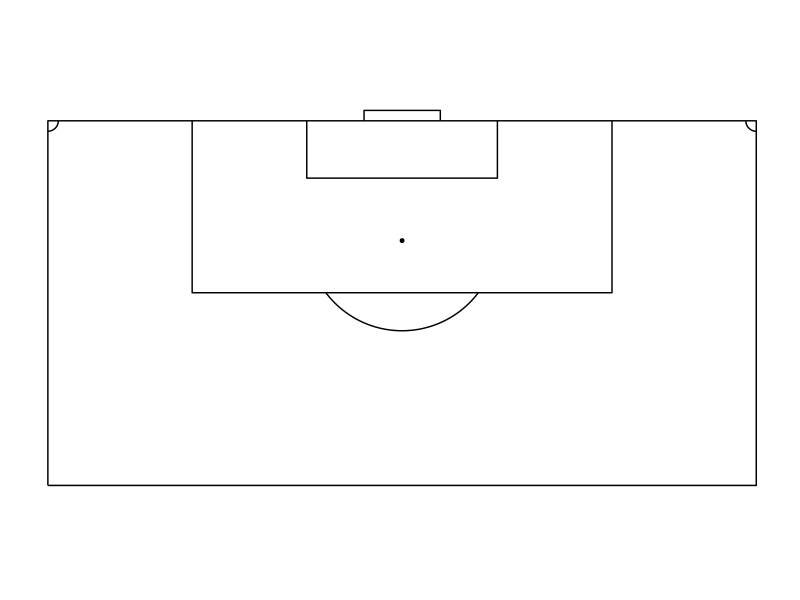

Recreate this plot in R.
library('ggplot2')
library('ggthemes')
ggplot(data=data.frame(x=1,y=1),aes(x,y))+
  ###pitch:
  geom_path(data=data.frame(x=c(0,0,68,68,0),y=c(0,35,35,0,0)))+
  ##penalty spot:
  geom_point(aes(x = 34, y = 23.5), size = 1) +
  ###penalty arc:
  geom_path(data=data.frame(x=c(-7300:(-1)/1000,1:7300/1000)+34,y=-c(sqrt(9.15^2-c(-7300:(-1)/1000,1:7300/1000)^2))+24),aes(x=x,y=y))+
  ###corner arc:
  geom_path(data=data.frame(x=c(0:1000/1000),y=c(35-sqrt(1^2-c(0:1000/1000)^2))),aes(x=x,y=y))+
  geom_path(data=data.frame(x=c(0:1000/1000)+67,y=c(35-sqrt(1^2-c(-1000:0/1000)^2))),aes(x=x,y=y))+
   ###6-yard box:
  geom_path(data=data.frame(x=c(24.85,24.85,43.15,43.15),y=c(35,29.5,29.5,35)))+
  ###goal
  geom_path(data=data.frame(x=c(30.35,30.35,37.67,37.67),y=c(35,36,36,35)))+
  ###penalty area:
  geom_path(data=data.frame(x=c(13.85,13.85,54.15,54.15),y=c(35,18.5,18.5,35)))+
  ###fix aspect ratio to 1:1
  coord_fixed() +
  ###remove all non-geom elements
  theme_solid()
